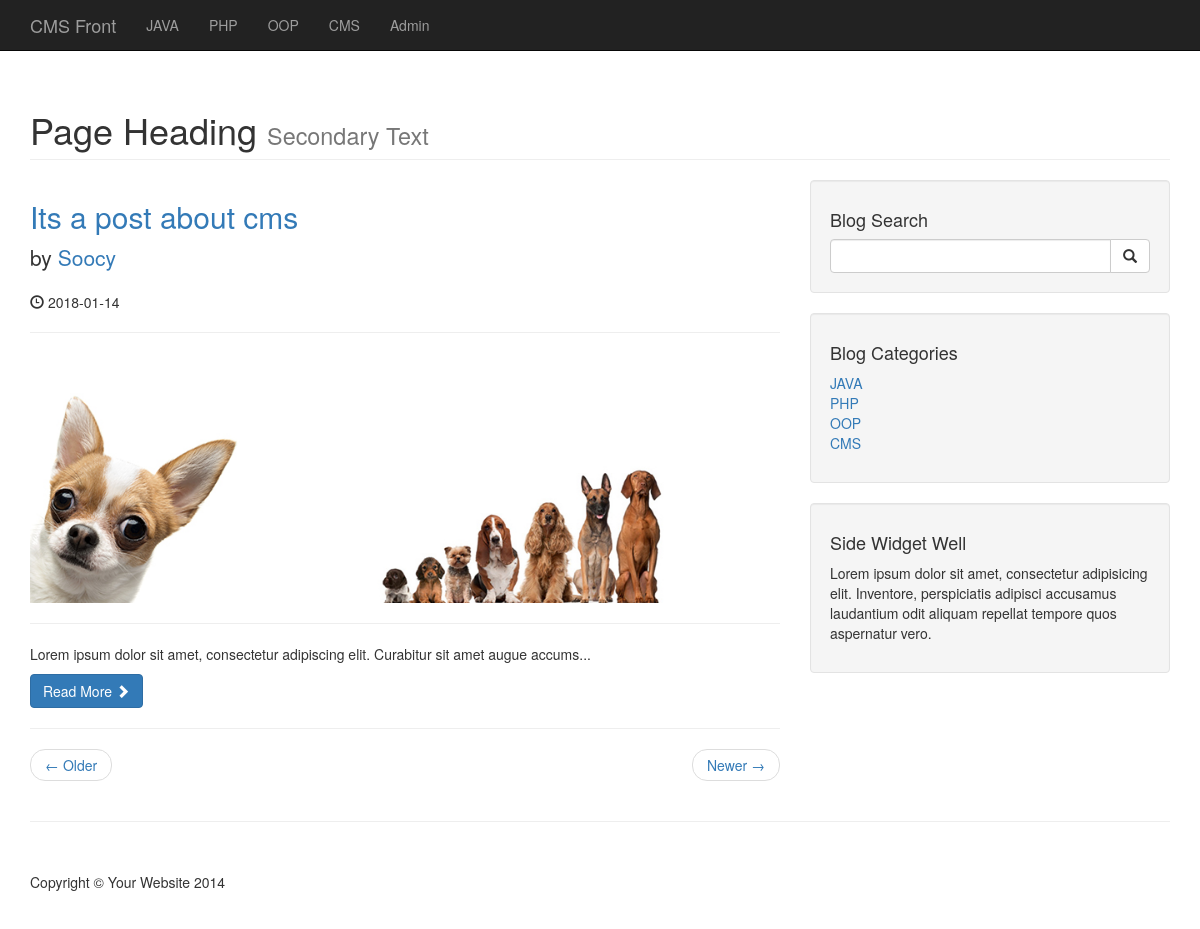
The app's page /category.php?category=1 with its own data.
### tables this page shows
CREATE TABLE `categories` (
  `cat_id` int(3) NOT NULL,
  `cat_title` varchar(255) NOT NULL
);

CREATE TABLE `posts` (
  `post_id` int(3) NOT NULL,
  `post_category_id` int(3) NOT NULL,
  `post_title` varchar(255) NOT NULL,
  `post_author` varchar(255) NOT NULL,
  `post_date` date NOT NULL,
  `post_img` text NOT NULL,
  `post_content` text NOT NULL,
  `post_tags` varchar(255) NOT NULL,
  `post_comment_count` int(11) NOT NULL,
  `post_status` varchar(255) NOT NULL DEFAULT 'draft'
);

### category.php (the view)
<?php include "includes/db.php"; ?>
<?php include "includes/header.php"; ?>
<?php include "includes/navigation.php"; ?>
    <div class="container">
    <h1 class="page-header">
        Page Heading
        <small>Secondary Text</small>
    </h1>
    <div class="row">
        <div class="col-md-8">
            <?php
                if(isset($_GET['category'])){
                    $post_category_id = $_GET['category'];
                }
                $query = "SELECT * FROM posts WHERE post_category_id = $post_category_id";
                $select_all_posts_query = mysqli_query($connection, $query);
                while ($row = mysqli_fetch_assoc($select_all_posts_query)) {
                    $post_id = $row['post_id'];
                    $post_title = $row['post_title'];
                    $post_author = $row['post_author'];
                    $post_date = $row['post_date'];
                    $post_img = $row['post_img'];
                    $post_content = substr($row['post_content'], 0, 100) . '...';
                    ?>
            <h2>
                <a href="post.php?p_id=<?php echo $post_id; ?>"><?php echo $post_title; ?></a>
            </h2>
            <p class="lead">
                    by <a href="index.php"><?php echo $post_author; ?></a>
            </p>
            <p><span class="glyphicon glyphicon-time"></span> <?php echo $post_date; ?></p>
            <hr>
            <img class="img-responsive" src="img/<?php echo $post_img; ?>" alt="">
            <hr>
            <p><?php echo $post_content; ?></p>
                    <a class="btn btn-primary" href="#">Read More <span class="glyphicon glyphicon-chevron-right"></span></a>
                    <hr>
                <?php } ?>
            <ul class="pager">
                <li class="previous">
                    <a href="#">&larr; Older</a>
                </li>
                <li class="next">
                    <a href="#">Newer &rarr;</a>
                </li>
            </ul>
        </div>
        <?php include "includes/sidebar.php"; ?>
    </div>
    <hr>
<?php include "includes/footer.php"; ?>

### includes/navigation.php (shortened to what this page needs)
<nav class="navbar navbar-inverse navbar-fixed-top" role="navigation">
    <div class="container">
        <div class="navbar-header">
            <a class="navbar-brand" href="index.php">CMS Front</a>
        </div>
        <div class="collapse navbar-collapse" id="bs-example-navbar-collapse-1">
            <ul class="nav navbar-nav">
                <?php
                $query = "SELECT * FROM categories";
                $select_all_categories_query = mysqli_query($connection, $query);
                while ($row = mysqli_fetch_assoc($select_all_categories_query)){
                   $cat_title = $row['cat_title'];
                    echo "<li><a href=''>{$cat_title}</a></li>";
                }
                ?>
             <li class="">
                    <a href="admin">Admin</a>
                </li>
            </ul>
        </div>
    </div>
</nav>

### includes/sidebar.php
<div class="col-md-4">
    <div class="well">
        <h4>Blog Search</h4>
        <form action="search.php" method="post">
            <div class="input-group">
                <input name="search" type="text" class="form-control">
                <span class="input-group-btn">
                            <button name="submit" class="btn btn-default" type="submit">
                                <span class="glyphicon glyphicon-search"></span>
                        </button>
                        </span>
            </div>
        </form>
    </div>
    <div class="well">
        <?php
        $query = "SELECT * FROM categories LIMIT 12";
        $select_categories_sidebar_query = mysqli_query($connection, $query);
    ?>
        <h4>Blog Categories</h4>
        <div class="row">
            <div class="col-lg-12">
                <ul class="list-unstyled">
                    <?php
                    while ($row = mysqli_fetch_assoc($select_categories_sidebar_query)){
                    $cat_title = $row['cat_title'];
                    $cat_id = $row['cat_id'];
                    echo "<li><a href='category.php?category=$cat_id'>{$cat_title}</a></li>";
                    }
                    ?>
                </ul>
            </div>
        </div>
    </div>
    <?php include "includes/widget.php"; ?>
</div>

### css/blog-home.css (style rules this page uses)
body { padding-top: 70px; }

### records on screen
categories: cat_title "JAVA"
categories: cat_title "PHP"
categories: cat_title "OOP"
categories: cat_title "CMS"
posts: post_title "Its a post about cms", post_author "Soocy", post_date "2018-01-14", post_img (placeholder picture), post_content "Lorem ipsum dolor sit amet, consectetur adipiscing elit. Curabitur sit amet augue accums..."
